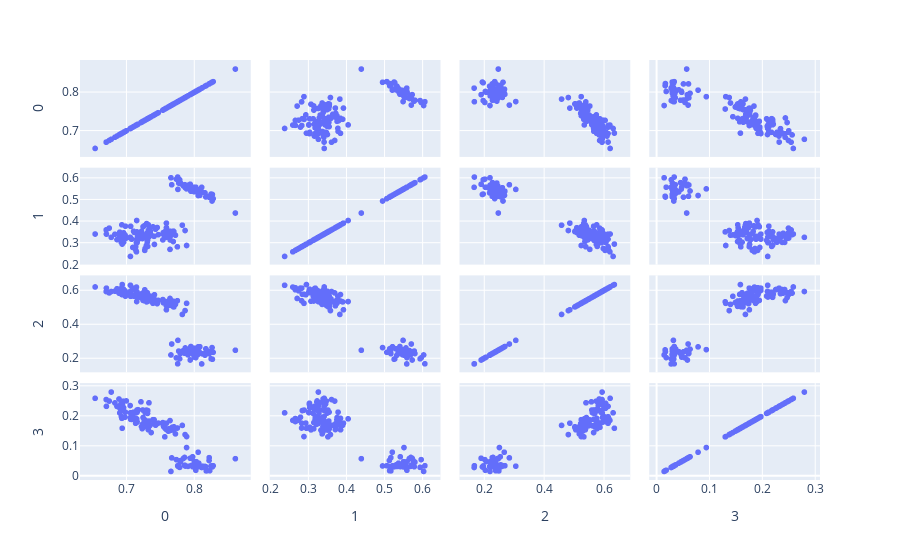

Here is the notebook cell this chart was saved with:
### Code cell
import plotly.express as px

if visualization==1:
    features = feats

    fig = px.scatter_matrix(
        scaled,
        dimensions=features,
        color="STATUS"
    )
    fig.update_traces(diagonal_visible=True)
    fig.show()

### Figure 1 — Plotly figure (JSON) as saved in the notebook; plotly's stock layout.template omitted (floating-point values rounded to 4 significant figures; data arrays with more than 128 entries replaced by an {"elided": "..."} marker saying what was removed)
{"data": [{"diagonal": {"visible": true}, "dimensions": [{"axis": {"matches": true}, "label": "0", "values": {"elided": "150 float values"}}, {"axis": {"matches": true}, "label": "1", "values": {"elided": "150 float values"}}, {"axis": {"matches": true}, "label": "2", "values": {"elided": "150 float values"}}, {"axis": {"matches": true}, "label": "3", "values": {"elided": "150 float values"}}], "hovertemplate": "%{xaxis.title.text}=%{x}<br>%{yaxis.title.text}=%{y}<extra></extra>", "legendgroup": "", "marker": {"color": "#636efa", "symbol": "circle"}, "name": "", "showlegend": false, "type": "splom"}], "layout": {"dragmode": "select", "legend": {"tracegroupgap": 0}, "margin": {"t": 60}}}
